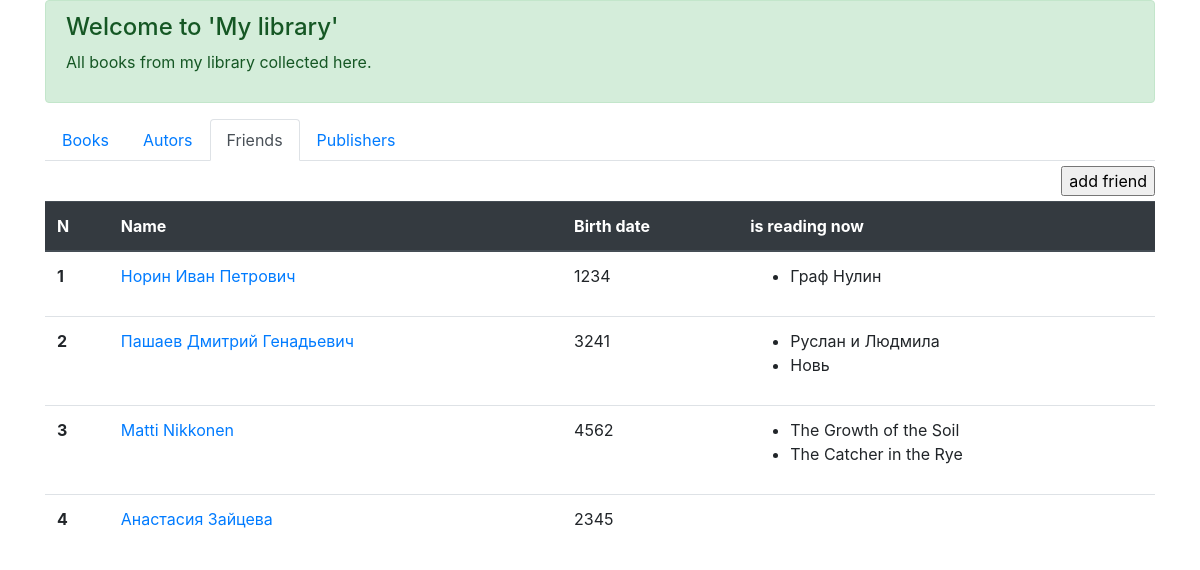
The page /friend/ on the database as committed earlier.
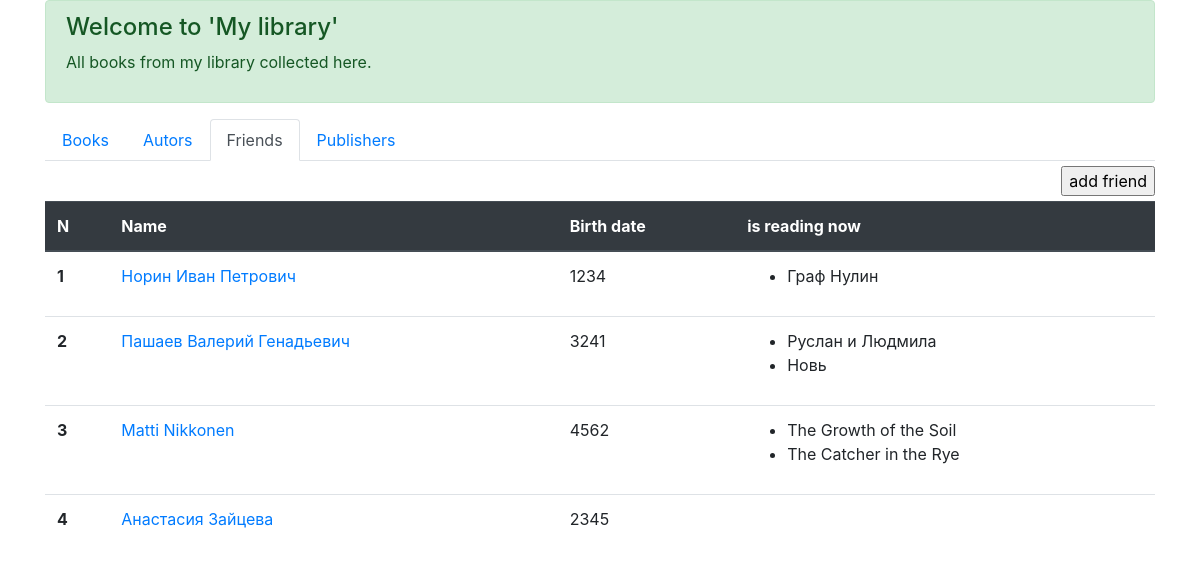
The same page on the database as committed later.
### p_library/models.py (models this page shows, shortened)
class Friend(models.Model):
    full_name = models.TextField(verbose_name='Full name')
    birth_year = models.SmallIntegerField(verbose_name='Birth_year')

### p_library/views.py (the view)
# urls.py: path('friend/', FriendList.as_view(), name='friend_list'),
class FriendList(ListView):
    model = Friend
    template_name = 'friend_list.html'

### p_library/templates/friend_list.html (shortened to what this page needs)
<!DOCTYPE html>
<html lang="en">
    <head>
        <link rel="stylesheet"
              href="https://stackpath.bootstrapcdn.com/bootstrap/4.5.0/css/bootstrap.min.css"
>
    </head>
    <body>
        <div class="container">
            <div class="alert alert-success" role="alert">
                    <h4 class="alert-heading">Welcome to 'My library'</h4>
                    <p>All books from my library collected here.</p>
            </div>
            <ul class="nav nav-tabs">
                <li class="nav-item">
                    <a class="nav-link" href="/">Books</a>
                </li>
                <li class="nav-item">
                    <a class="nav-link" href="/author/">Autors</a>
                </li>
                <li class="nav-item">
                    <a class="nav-link active" href="/friend/">Friends</a>
                </li>
                <li class="nav-item">
                    <a class="nav-link" href="/publishers/">Publishers</a>
                </li>
            </ul>
            <form action="create/" style="margin: 5px 0; text-align: right">
                <input type="submit" value="add friend">
            </form>
            <table class="table" style="margin-top: 5px">
                <thead class="thead-dark">
                    <tr>
                        <th scope="col">N</th>
                        <th scope="col">Name</th>
                        <th scope="col">Birth date</th>
                        <th scope="col">is reading now</th>
                    </tr>
                </thead>
                <tbody>
                    {% for friend in object_list %}
                    <tr>
                        <th scope="row">{{ forloop.counter }}</th>
                        <td><a href="{{friend.id}}/">{{ friend.full_name }}</a></td>
                        <td>{{ friend.birth_year }}</td>
                        <td>
                            <ul>
                                {% for book in friend.book_reader.all %}
                                    <li>{{ book.title }}</li>
                                {% endfor %}
                            </ul>
                        </td>
                    </tr>
                    {% endfor %}
                </tbody>
            </table>
        </div>
    </body>
</html>

Rows that differ between the two databases and show on the page:
changed Friend: full_name "Пашаев Дмитрий Генадьевич" → "Пашаев Валерий Генадьевич"
